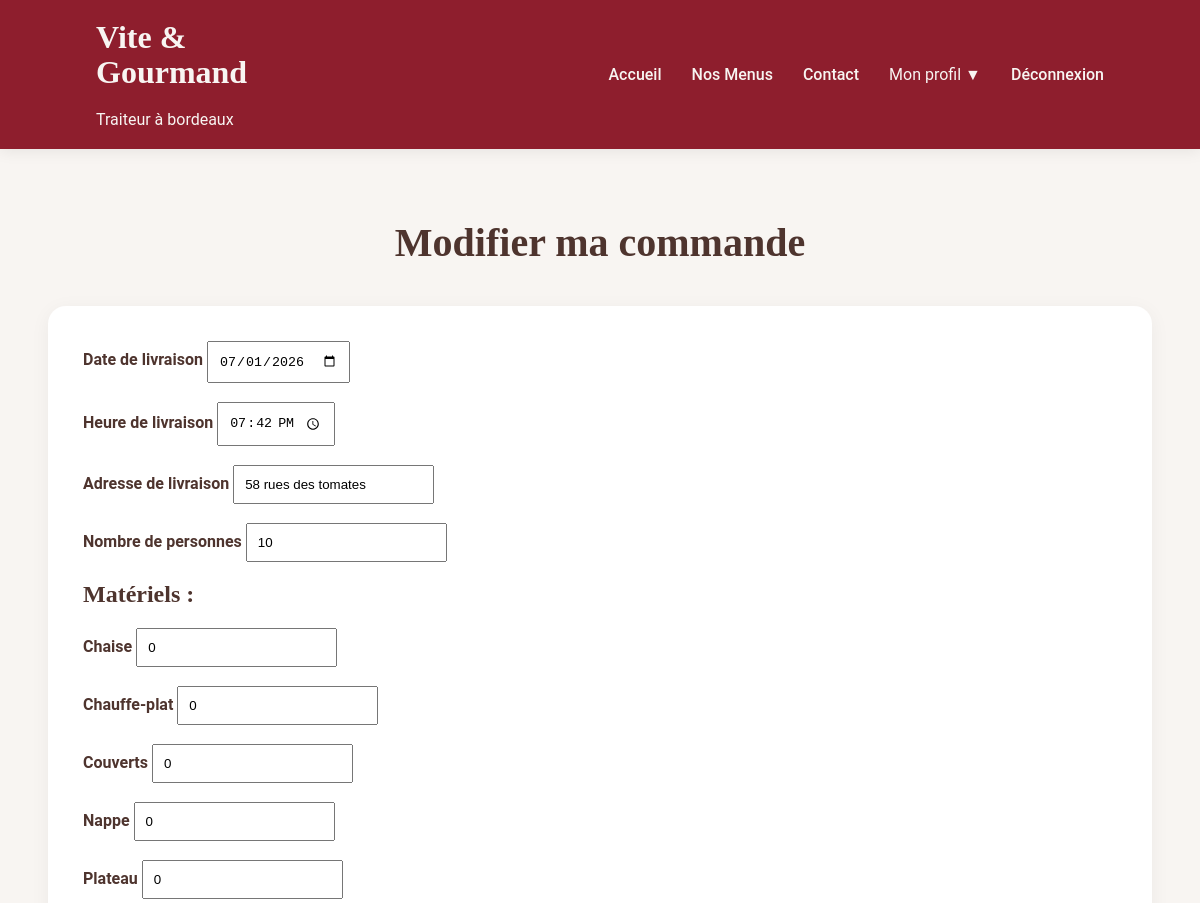
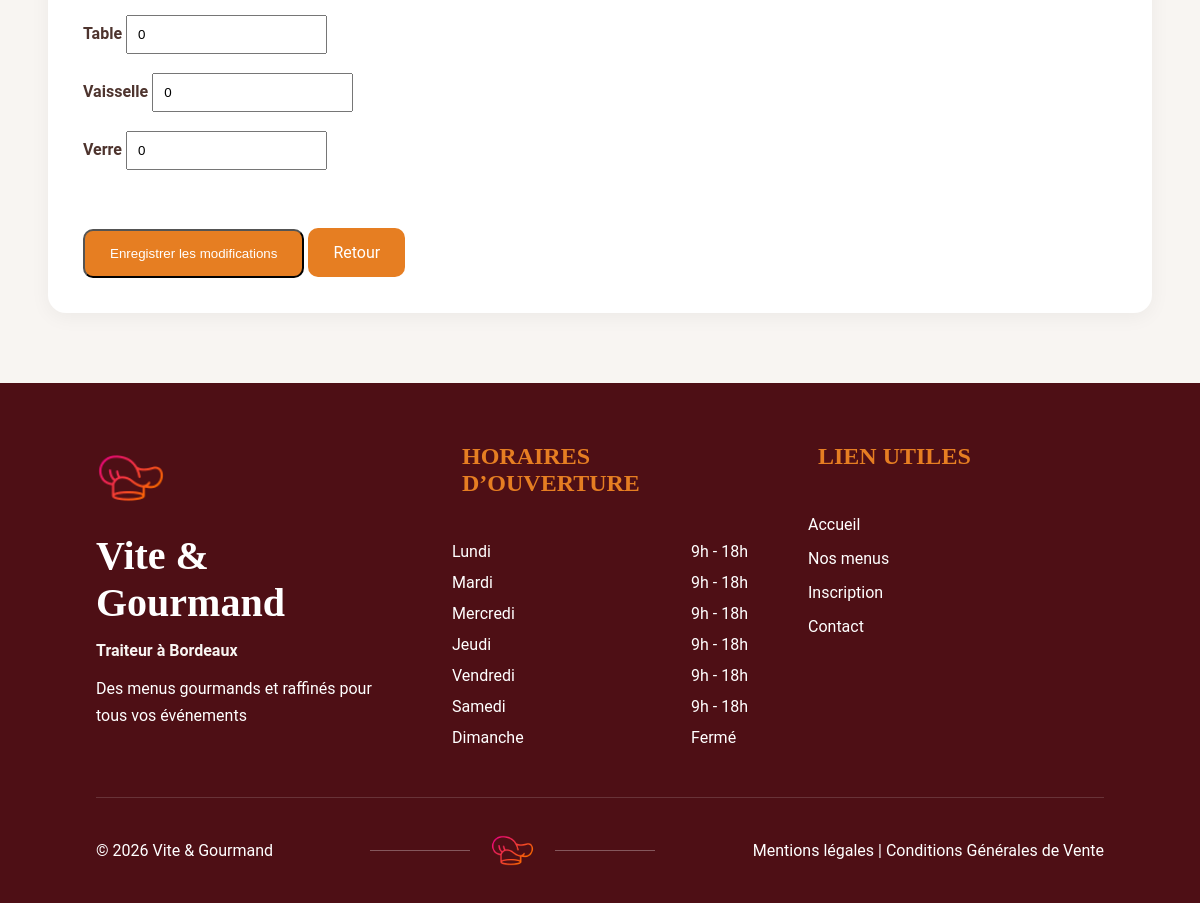
Page /pages/client/update-commande.php?id=8 (signed in) on the committed database (2 pictures, top to bottom).
### tables this page shows
CREATE TABLE `commande` (
  `idCommande` int(11) NOT NULL,
  `dateCommande` datetime DEFAULT current_timestamp(),
  `dateLivraison` date NOT NULL,
  `heureLivraison` time NOT NULL,
  `adresseLivraison` varchar(255) NOT NULL,
  `nbPersonnes` int(11) NOT NULL,
  `prixTotal` decimal(10,2) NOT NULL,
  `statut` enum('EN_ATTENTE','ACCEPTEE','EN_PREPARATION','EN_LIVRAISON','LIVREE','EN_ATTENTE_MATERIEL','TERMINEE','ANNULEE') DEFAULT 'EN_ATTENTE',
  `idUtilisateur` int(11) NOT NULL,
  `prixMenu` decimal(10,2) NOT NULL DEFAULT 0.00,
  `pretMateriel` tinyint(1) NOT NULL DEFAULT 0,
  `restitutionMateriel` tinyint(1) NOT NULL DEFAULT 0
);

CREATE TABLE `materiel` (
  `idMateriel` int(11) NOT NULL,
  `nom` varchar(100) NOT NULL
);

### pages/client/update-commande.php (the view, shortened to what this page needs)
<?php
require '../../config/database.php';
$idCommande = (int) $_GET['id'];
$idUtilisateur = (int) $_SESSION['user']['idUtilisateur'];
$sql = "
SELECT *
FROM commande
WHERE idCommande = ?
AND idUtilisateur = ?
";
$query = $pdo->prepare($sql);
$query->execute([
    $idCommande,
    $idUtilisateur
]);
$commande = $query->fetch();
$sql = "SELECT * FROM materiel ORDER BY nom";
$query = $pdo->prepare($sql);
$query->execute();
$materiels = $query->fetchAll();
$quantitesCommande = [];
$sql = "
SELECT m.*
FROM menu m
INNER JOIN commande_menu cm
ON m.idMenu = cm.idMenu
WHERE cm.idCommande = ?
";
$query = $pdo->prepare($sql);
$query->execute([$idCommande]);
$menu = $query->fetch();
?>
<!DOCTYPE html>
<html lang="fr">
<head>
    <link rel="stylesheet" href="../../css/vite&gourmand.css">
    <link rel="stylesheet" href="../../css/admin_client/admin_client1.css">
</head>
<body>
<?php require '../../includes/navbar.php'; ?>
<main class="container">
    <h1 class="page-title">Modifier ma commande</h1>
    <form method="POST" class="card">
        <div>
            <label>Date de livraison</label>
            <input
                type="date"
                name="dateLivraison"
                value="<?= htmlspecialchars($commande['dateLivraison']); ?>"
                required
            >
        </div>
        <br>
        <div>
            <label>Heure de livraison</label>
            <input
                type="time"
                name="heureLivraison"
                value="<?= htmlspecialchars($commande['heureLivraison']); ?>"
                required
            >
        </div>
        <br>
        <div>
            <label>Adresse de livraison</label>
            <input
                type="text"
                name="adresseLivraison"
                value="<?= htmlspecialchars($commande['adresseLivraison']); ?>"
                required
            >
        </div>
        <br>
        <div>
            <label>Nombre de personnes</label>
            <input
                type="number"
                name="nbPersonnes"
                value="<?= (int) $commande['nbPersonnes']; ?>"
                min="<?= (int) $menu['nbPersonnesMin']; ?>"
                required
            >
        </div>
        <br>
        <h3>Matériels :</h3>
       <?php foreach($materiels as $materiel): ?>
        <div>
            <label>
                <?= htmlspecialchars($materiel['nom']); ?>
            </label>
            <input
                type="number"
                name="materiel[<?= $materiel['idMateriel']; ?>]"
                min="0"
                value="<?= isset($quantitesCommande[$materiel['idMateriel']]) ? (int) $quantitesCommande[$materiel['idMateriel']] : 0; ?>"
            >
        </div>
        <br>
        <?php endforeach; ?>
        <br>
        <button type="submit" class="btn">
            Enregistrer les modifications
        </button>
        <a href="commande-client.php" class="btn">
            Retour
        </a>
    </form>
</main>
<?php require '../../includes/footer.php'; ?>
</body>
</html>

### css/vite&gourmand.css (style rules this page uses)
* { margin: 0; padding: 0; box-sizing: border-box; }
body { font-family: 'Roboto', sans-serif; background: #F8F5F2; color: #4E342E; }
.page-title { text-align: center; font-family: 'Playfair Display', serif; font-size: 40px; margin-bottom: 40px; }
h3 { font-family: 'Playfair Display', serif; font-size: 24px; margin-bottom: 20px; }

### css/admin_client/admin_client1.css (style rules this page uses)
.container { width: 92%; max-width: 1300px; margin: 70px auto; }
.card { background: white; border-radius: 18px; padding: 35px; margin-bottom: 20px; box-shadow: 0 4px 20px rgba(0, 0, 0, 0.05); }
label { font-weight: 600; }
input { padding: 10px; }
.btn { display: inline-block; align-self: flex-start; background: #E67E22; color: white; text-decoration: none; margin-top: 20px; padding: 15px 25px; border-radius: 10px; transition: 0.3s; }

### rows in the picture
commande: dateLivraison "07/01/2026", heureLivraison "19:42:00", adresseLivraison "58 rues des tomates", nbPersonnes "10"
materiel: nom "Chaise", idMateriel "0"
materiel: nom "Chauffe-plat", idMateriel "0"
materiel: nom "Couverts", idMateriel "0"
materiel: nom "Nappe", idMateriel "0"
materiel: nom "Plateau", idMateriel "0"
materiel: nom "Table", idMateriel "0"
materiel: nom "Vaisselle", idMateriel "0"
materiel: nom "Verre", idMateriel "0"
